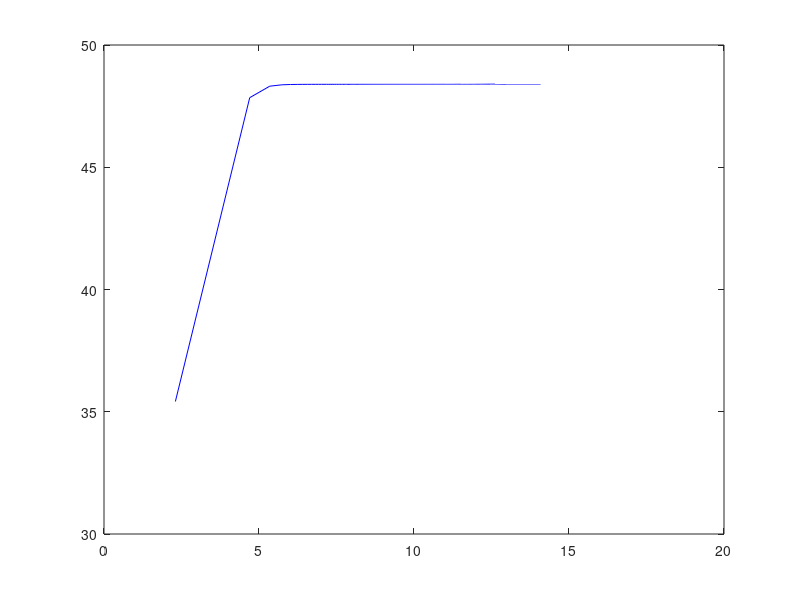
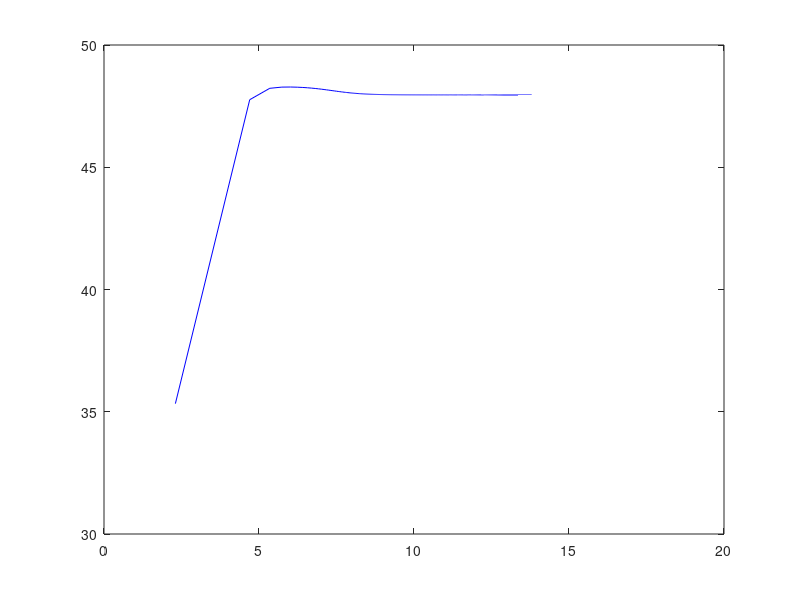

Reproduce these figures in MATLAB, in order.
%gain stage

VT=25e-3
BFN=178.7#beta
VAFN=69.7#alpha ??
RE1=100
RC1=1000
RB1=80000
RB2=20000
VBEON=0.7
VCC=12
RS=100


%DC analysis sem approx grosseira
RB=1/(1/RB1+1/RB2) %RB paralelo
VEQ=RB2/(RB1+RB2)*VCC #Voltage thevanin
IB1=(VEQ-VBEON)/(RB+(1+BFN)*RE1)
IC1=BFN*IB1 #IC1 = beta*IB1
IE1=(1+BFN)*IB1 #IE1 = IC1 + IB1
VE1=RE1*IE1
VO1=VCC-RC1*IC1 #lei dos nodos
VCE=VO1-VE1

%Capacitor in paralellel with RE
CE1 = 1e-3;

%Capacitor in series with RB
CB1 = 1e-3;

#AC analysis 
gm1=IC1/VT
rpi1=BFN/gm1
ro1=VAFN/IC1

RE1 = 0;
RSB=RB*RS/(RB+RS);
AV1 = RSB/RS * RC1*(RE1-gm1*rpi1*ro1)/((ro1+RC1+RE1)*(RSB+rpi1+RE1)+gm1*RE1*ro1*rpi1 - RE1^2) #gain
AVI_DB = 20*log10(abs(AV1))
AV1simple = RB/(RB+RS) * gm1*RC1/(1+gm1*RE1)
AVIsimple_DB = 20*log10(abs(AV1simple))

ZI1 = 1/(1/RB+1/(((ro1+RC1+RE1)*(rpi1+RE1)+gm1*RE1*ro1*rpi1 - RE1^2)/(ro1+RC1+RE1)))
ZX = ro1*((RSB+rpi1)*RE1/(RSB+rpi1+RE1))/(1/(1/ro1+1/(rpi1+RSB)+1/RE1+gm1*rpi1/(rpi1+RSB)))
ZX = ro1*(   1/RE1+1/(rpi1+RSB)+1/ro1+gm1*rpi1/(rpi1+RSB)  )/(   1/RE1+1/(rpi1+RSB) )
ZO1 = 1/(1/ZX+1/RC1)


AVI_DB_vec = zeros(1, 100);
AVI_vec = zeros(1, 100);
logfreq = zeros(1, 100);
ZO1_vec = zeros(1, 100);
ZI1_vec = zeros(1, 100);

jj= 1;
RE1 = 100;
for freq = 10:100:10e6
omega = 2*pi*freq;

ZCE1 = 1/(I*omega*CE1); %bypass capacitor RE
RE1 = 1/((1/RE1 + 1/ZCE1));

RB = RB + 1/(I*omega*1e-3);
RSB=RB*RS/(RB+RS);


AV1 = RSB/RS * RC1*(RE1-gm1*rpi1*ro1)/((ro1+RC1+RE1)*(RSB+rpi1+RE1)+gm1*RE1*ro1*rpi1 - RE1^2); #gain
AVI_DB = 20*log10(abs(AV1));
AV1simple = RB/(RB+RS) * gm1*RC1/(1+gm1*RE1);
AVIsimple_DB = 20*log10(abs(AV1simple));

AVI_vec(jj) = AV1;
AVI_DB_vec(jj) = AVI_DB;
logfreq(jj) = log(freq);

ZI1 = 1/(1/RB+1/(((ro1+RC1+RE1)*(rpi1+RE1)+gm1*RE1*ro1*rpi1 - RE1^2)/(ro1+RC1+RE1)));
ZX = ro1*((RSB+rpi1)*RE1/(RSB+rpi1+RE1))/(1/(1/ro1+1/(rpi1+RSB)+1/RE1+gm1*rpi1/(rpi1+RSB)));
ZX = ro1*(   1/RE1+1/(rpi1+RSB)+1/ro1+gm1*rpi1/(rpi1+RSB)  )/(   1/RE1+1/(rpi1+RSB) );
ZO1 = 1/(1/ZX+1/RC1);

ZI1_vec(jj) = ZI1;
ZO1_vec(jj) = ZO1;

jj = jj +1;
endfor

hAC1 = figure();
plot(logfreq, AVI_DB_vec, "b");
print(hAC1, "gainAC1.eps", "-depsc");



%ouput stage

BFP = 227.3
VAFP = 37.2
RE2 = 100
VEBON = 0.7

%DC analysis2
VI2 = VO1
IE2 = (VCC-VEBON-VI2)/RE2
IC2 = BFP/(BFP+1)*IE2
VO2 = VCC - RE2*IE2

gm2 = IC2/VT;
go2 = IC2/VAFP;
gpi2 = gm2/BFP;
ge2 = 1/(RE2);

%AC analysis2
AV2 = gm2/(gm2+gpi2+go2+ge2)
ZI2 = (gm2+gpi2+go2+ge2)/gpi2/(gpi2+go2+ge2)
ZO2 = 1/(gm2+gpi2+go2+ge2)


%coupling capacitor R2
C2 = 1e-6;

AV2_vec = zeros(1, 100);
ZO2_vec = zeros(1, 100);
ZI2_vec = zeros(1, 100);

jj = 1;

for freq = 10:100:10e6

omega = 2*pi*freq;
ZC2 = 1/(I*omega*C2);

gm2 = IC2/VT;
go2 = IC2/VAFP;
gpi2 = gm2/BFP;
ge2 = 1/(RE2);

%AC analysis2
AV2_vec(jj) = gm2/(gm2+gpi2+go2+ge2);
ZI2_vec(jj) = (gm2+gpi2+go2+ge2)/gpi2/(gpi2+go2+ge2);
ZO2_vec(jj) = 1/(gm2+gpi2+go2+ge2);

jj = jj +1;
endfor


AV_DBvec = zeros(1, 100);
ZO_vec = zeros(1, 100);

%total
jj= 1;

for freq = 10:100:10e6

omega = 2*pi*freq;
ZC2 = 1/(I*omega*C2);

gm2 = IC2/VT;
go2 = IC2/VAFP;
gpi2 = gm2/BFP;
ge2 = 1/(RE2 + ZC2);

gB = 1/(1/gpi2+ZO1_vec(jj));
AV = (gB+gm2/gpi2*gB)/(gB+ge2+go2+gm2/gpi2*gB)*AVI_vec(jj);
AV_DBvec(jj) = 20*log10(abs(AV));
ZI=ZI1_vec(jj);
ZO_vec(jj)=1/(go2+gm2/gpi2*gB+ge2+gB);

jj = jj +1;

endfor

hACtotal = figure();
plot(logfreq, AV_DBvec, "b");
print(hACtotal, "gainACtotal.eps", "-depsc");